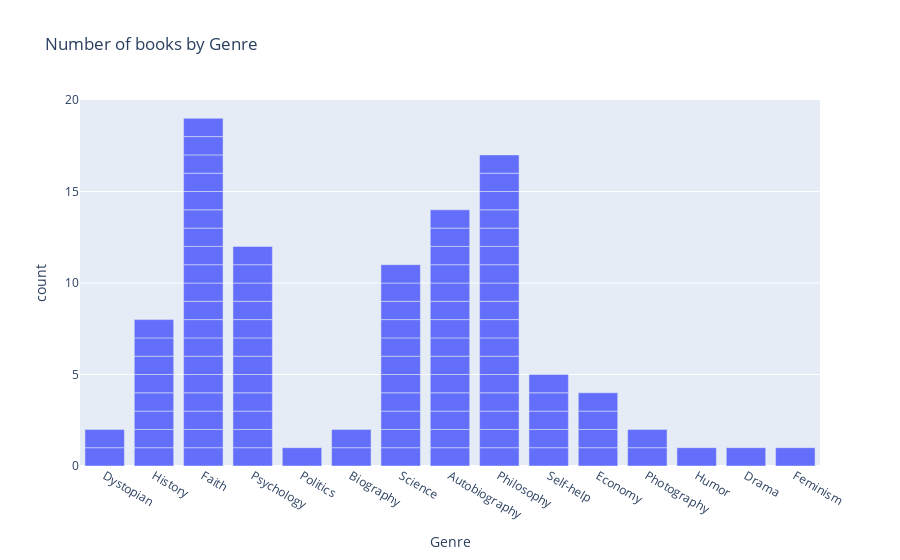

The notebook cell saved with this chart:
### Markdown cell above
# PLOTLY

1) Bar Chart
    - genre
    - author
    - Langauge
    - Publication Year

2) Pie Chart
    - Genre Distribution
    - Gender Distribution

3) Histogram
    - Pages Distribution
    - Year Published

4) Scatter Plot
    - Pages vs year published 
    - Year published vs nobel prize

5) Box Plot
    - Pages by genre
    = Page by gender

6) Sunburst Chart

7) Treemap
    - Books by genre and author

8) Heatmap
    - Books by year and Genre

9) Facet Grid
    - Create a grid ofplots to compare different genres or languages

10) Bubble Chart
    - Visualize books as bubbles with size representing pages and color representing genre

### Code cell
# bar chart

import plotly.express as px
fig = px.bar(books, x='Genre', title='Number of books by Genre')
fig.show()

### Figure 1 — Plotly figure (JSON) as saved in the notebook; plotly's stock layout.template omitted (floating-point values rounded to 4 significant figures)
{"data": [{"alignmentgroup": "True", "hovertemplate": "Genre=%{x}<br>count=%{y}<extra></extra>", "legendgroup": "", "marker": {"color": "#636efa", "pattern": {"shape": ""}}, "name": "", "offsetgroup": "", "orientation": "v", "showlegend": false, "textposition": "auto", "type": "bar", "x": ["Dystopian", "History", "Faith", "Psychology", "Faith", "Politics", "Biography", "History", "Science", "Autobiography", "Science", "Science", "Psychology", "Faith", "History", "Philosophy", "Faith", "Self-help", "Dystopian", "Philosophy", "Psychology", "Science", "Philosophy", "Economy", "Economy", "Autobiography", "Economy", "Philosophy", "History", "Faith", "Philosophy", "Psychology", "Psychology", "Psychology", "Faith", "Faith", "Photography", "Humor", "Autobiography", "History", "Philosophy", "Photography", "Self-help", "Autobiography", "Autobiography", "History", "Autobiography", "Psychology", "Autobiography", "Autobiography", "Faith", "Faith", "Autobiography", "Drama", "Autobiography", "Faith", "Philosophy", "Philosophy", "Philosophy", "Philosophy", "Faith", "Psychology", "Faith", "Autobiography", "Self-help", "Economy", "Faith", "History", "Autobiography", "Biography", "Science", "Philosophy", "Science", "Faith", "Philosophy", "Psychology", "Psychology", "Science", "Autobiography", "Psychology", "Faith", "Philosophy", "Psychology", "History", "Science", "Science", "Feminism", "Philosophy", "Self-help", "Philosophy", "Autobiography", "Faith", "Faith", "Self-help", "Science", "Faith", "Science", "Faith", "Philosophy", "Philosophy"], "xaxis": "x", "y": [1, 1, 1, 1, 1, 1, 1, 1, 1, 1, 1, 1, 1, 1, 1, 1, 1, 1, 1, 1, 1, 1, 1, 1, 1, 1, 1, 1, 1, 1, 1, 1, 1, 1, 1, 1, 1, 1, 1, 1, 1, 1, 1, 1, 1, 1, 1, 1, 1, 1, 1, 1, 1, 1, 1, 1, 1, 1, 1, 1, 1, 1, 1, 1, 1, 1, 1, 1, 1, 1, 1, 1, 1, 1, 1, 1, 1, 1, 1, 1, 1, 1, 1, 1, 1, 1, 1, 1, 1, 1, 1, 1, 1, 1, 1, 1, 1, 1, 1, 1], "yaxis": "y"}], "layout": {"barmode": "relative", "legend": {"tracegroupgap": 0}, "title": {"text": "Number of books by Genre"}, "xaxis": {"anchor": "y", "domain": [0, 1], "title": {"text": "Genre"}}, "yaxis": {"anchor": "x", "domain": [0, 1], "title": {"text": "count"}}}}
